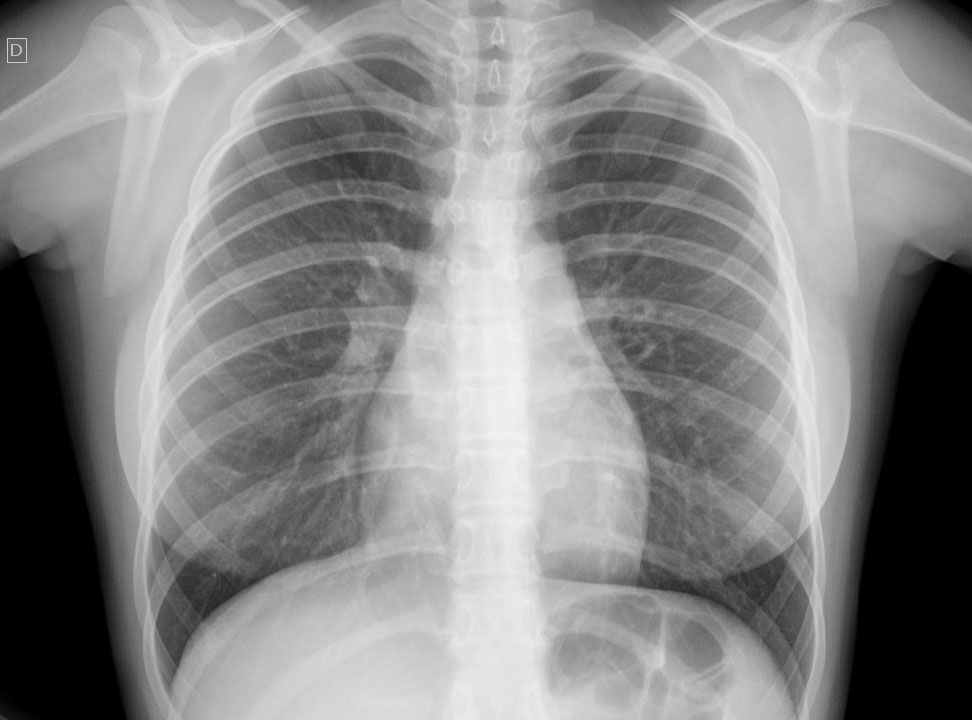
#> input picture Aula7_mirror/raiox.jpg, 972 x 720 px
$ python rotacionar.py
#> lines starting #> are read from the running program, lines starting #| are printed output that depends on the picture
from PIL import Image

def rotate(image_path, degrees_to_rotate, output_image_path):
#> called with image_path = 'raiox.jpg', degrees_to_rotate = 45, output_image_path = 'raiox_rotated.jpg'
    image_obj = Image.open(image_path)
#> image_obj is the input picture: PIL image 972x720 RGB; min 0, max 244, mean 135.6
    rotated_image = image_obj.rotate(degrees_to_rotate)
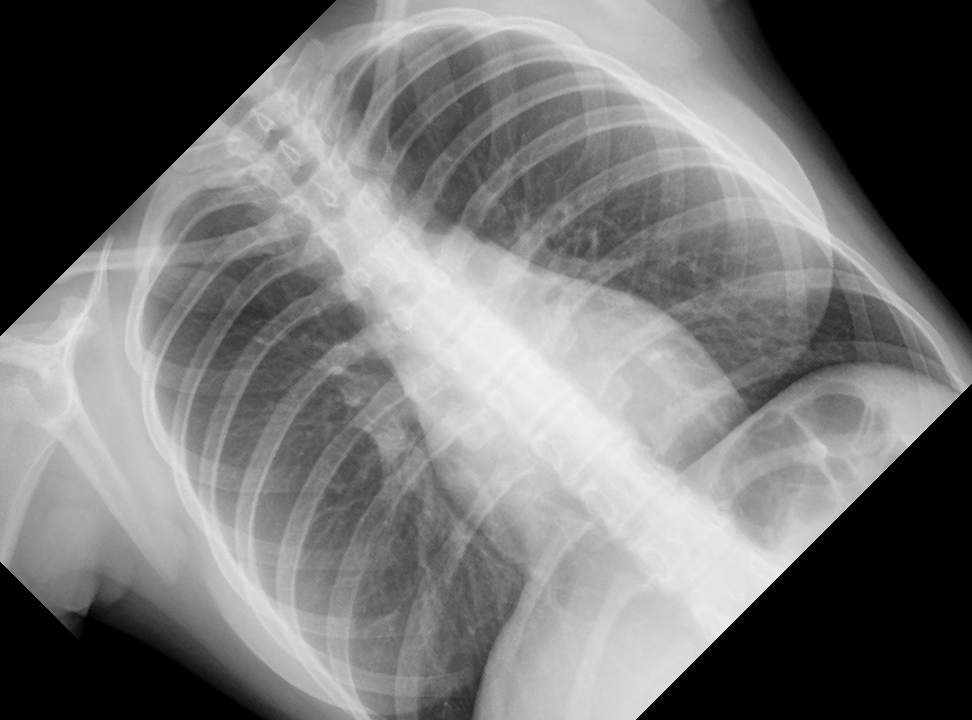
#> rotated_image: PIL image 972x720 RGB; min 0, max 244, mean 115.6
    rotated_image.save(output_image_path)

if __name__ == "__main__":
    rotate("raiox.jpg", 45, "raiox_rotated.jpg")
